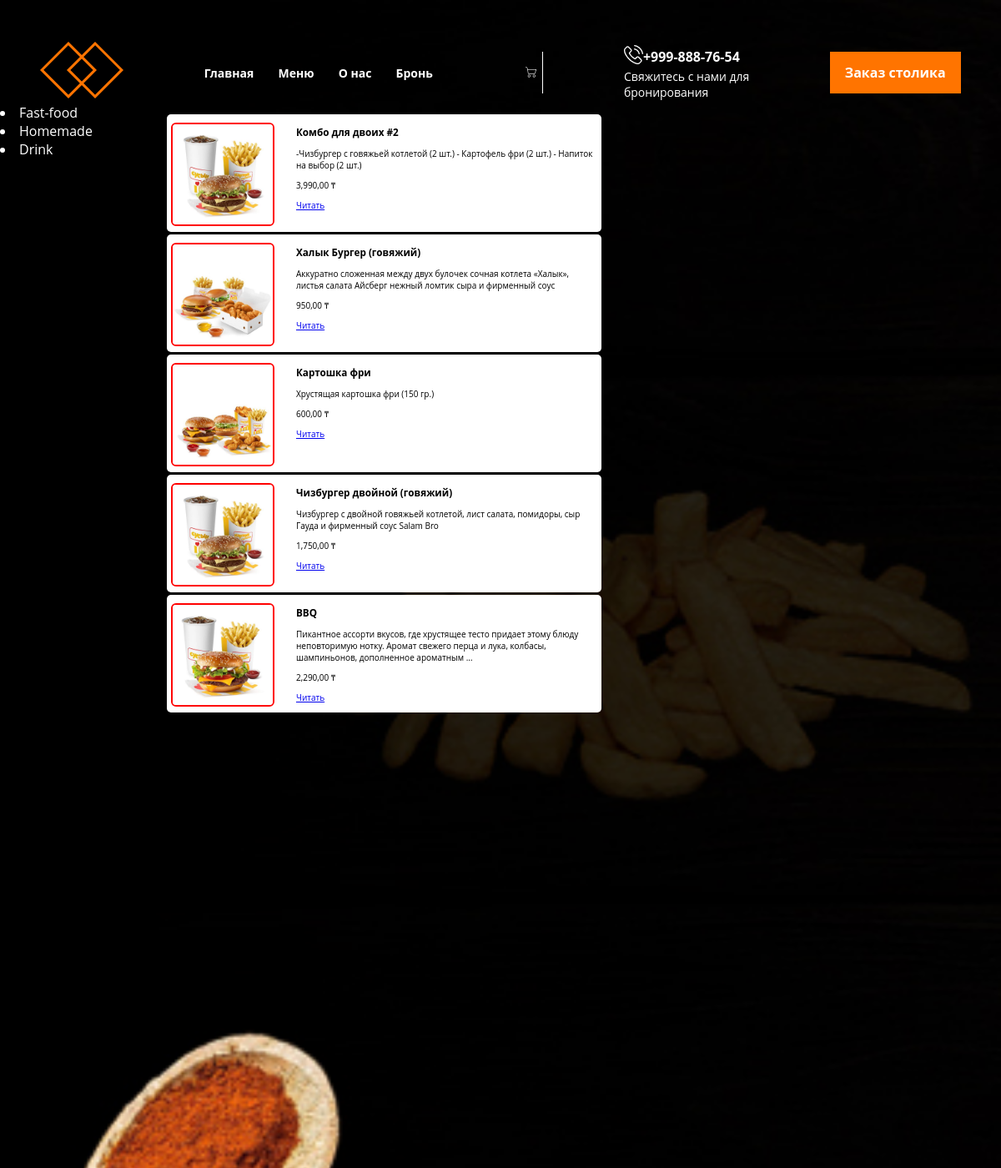
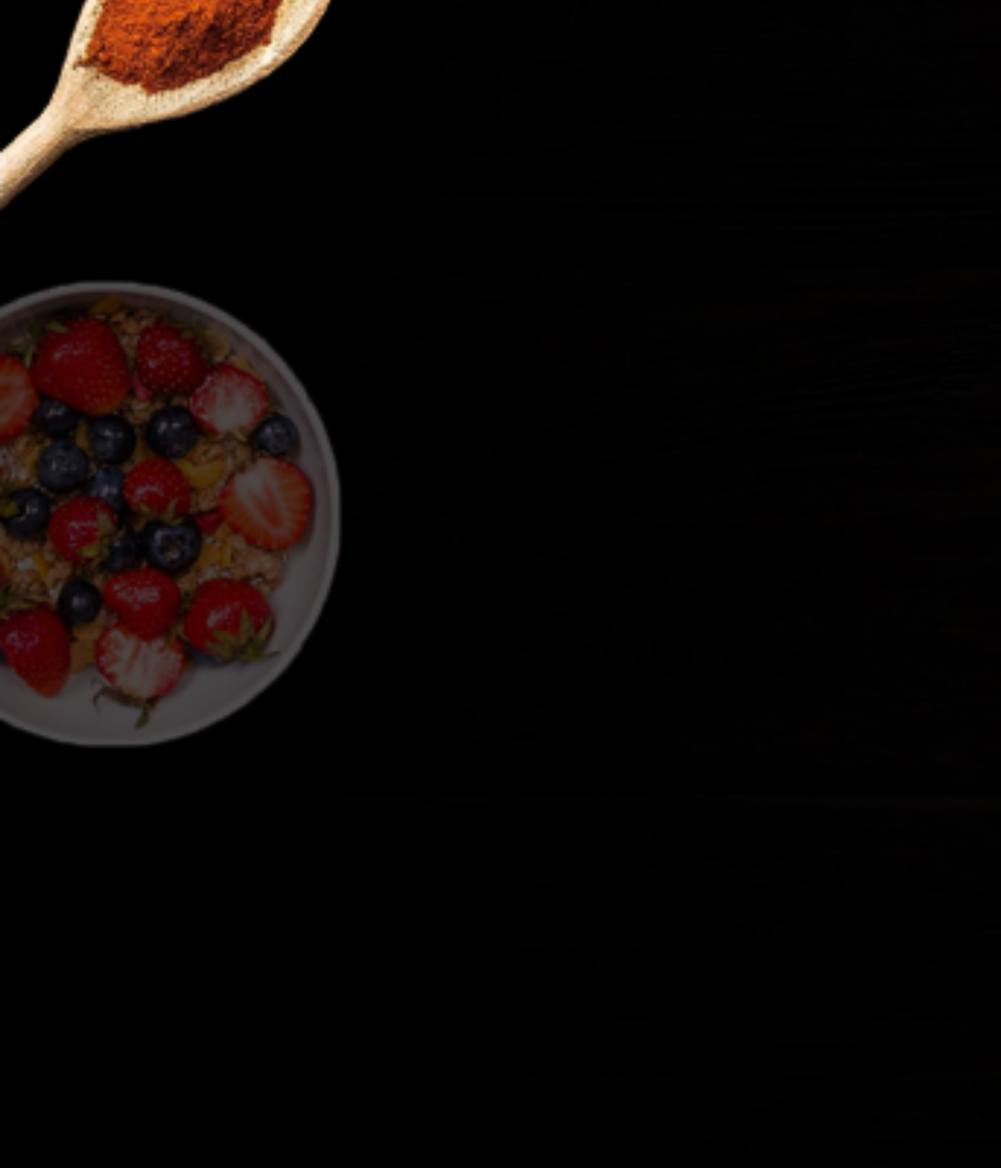
Page /category/1/ on the committed database (2 pictures, top to bottom).
### myapp/models.py (models this page shows, shortened)
class category(models.Model):
    name=models.CharField(max_length=255,db_index=True, verbose_name='Имя')
    slug=models.SlugField(max_length=255,db_index=True,unique=True,verbose_name="Ссылка")
    def get_absolute_url(self):
            return reverse('category', kwargs={'category_id': self.pk})

class Posts(models.Model):
    title=models.CharField(max_length=255)
    content=models.CharField(max_length=500)
    price=models.CharField(max_length=500,null=True)
    is_publicated=models.BooleanField(blank=True, default=True)
    photo=models.ImageField(upload_to='photos/%Y/%m/%d')
    time_update = models.DateTimeField(auto_now=True)
    time_create = models.DateTimeField(auto_now_add=True)
    category = models.ForeignKey('category',on_delete=models.PROTECT, null=True)
    def get_absolute_url(self):
        return reverse('post', kwargs={'post_id': self.pk})

### myapp/views.py (the view)
# urls.py: path('category/<int:category_id>/', show_category, name='category'),
def show_category(request, category_id):
    all_posts = Posts.objects.filter(category_id=category_id)
    all_category = category.objects.all()
    return render(request, 'category.html', {'chab':chab,'title': 'Главная страница', 'menu': menu, 'all_posts': all_posts, 'all_category': all_category})

### myapp/templates/category.html
{% extends  'base2.html' %}
{% load static %}
{% block zzz %}
{% for p in all_posts %}
<div class="dc">
<div class="clear">
    {% if p.photo %}
    <div class="bobo"><img class="bebra" src="{{ p.photo.url }}" alt=""></div>
    {% else %}
    <h1>''</h1>
    {% endif %}
    <div class="aboba"><h3>{{ p.title }}</h3>
    <p>{{ p.content | linebreaks | truncatewords:20 }}</p>
    <p>{{ p.price }}</p>
    <p class="link-read-post"><a href="{{ p.get_absolute_url }}">Читать</a></p></div>
    </div>
</div>
{% endfor %}
{% endblock zzz %}

### myapp/templates/base2.html (shortened to what this page needs)
{% load static %}
<!DOCTYPE html>
<html lang="en">
<head>
    <link rel="stylesheet" href="{% static 'css/base2.css' %}">
</head>
<body>
<div class="sa">
    <div class="container">
        <div class="header_line">
            <div class="header_logo">
                <img src="{% static 'css/logo.png' %}" alt="">
            </div>
            <div class="nav">
            {% for i in chab %}
                    <a class="nav-item" href="{% url i.url_name %}">{{ i.title }}</a>
            {% endfor %}
            </div>
            <div class="cart">
                <a href="#">
                    <img class="cart-img" src="{% static 'css/cart.png' %}" alt="">
                </a>
            </div>
            <div class="phone">
                <div class="font-holder">
                    <div class="phone-img">
                        <img src="{% static 'css/phone.png' %}" alt="">
                    </div>
                    <div class="number"><a class="num" href="#">+999-888-76-54</a></div>
                </div>
                <div class="phone-text">
                    Свяжитесь с нами для <br> бронирования
                </div>
            </div>
            <div class="btn">
                <a class="button" href="#">Заказ столика</a>
            </div>
        </div>
    </div>
    <div class="glav_category">
        <div class="header-category">
            <div class="category">
                {% for c in all_category %}
                <li><a class="cat" href="{{ c.get_absolute_url }}">{{c.name}}</a></li>
                {% endfor %}
            </div>
            <div class="post">
                {% block zzz %}
                {% endblock zzz %}
            </div>
        </div>
    </div>
</div>
</body>
</html>

### static/css/base2.css (style rules this page uses)
body { margin: 0; font-family: 'Open Sans', sans-serif; }
.header_line { padding-top: 50px; display: flex; align-items: center ; justify-content: space-around; }
.nav-item { color: white; text-decoration: none; font-weight: 700; font-size: 14px; margin-right: 25px; transition: color 0.4s linear; }
.cart { position: relative; border-right: 1px solid #fff; padding-right: 10px; height: 50px; }
.cart-img { position: absolute; top: 18px; right: 7px; }
.num { color: white; text-decoration: none; font-weight: 700; transition: color 0.4s linear; }
.phone-text { font-size: 14px; color: #fff; font-weight: 400; }
.font-holder { display: flex; align-items: center; }
.button { background-color: rgba(255, 116, 0, 1); color: #fff; text-decoration: none; padding: 14px 18px ; font-weight: 700; transition: background-color 0.4s linear; }
.category { width: 180px; height: 100px; text-decoration: none; color: #fff; }
.cat { text-decoration: none; color: #fff; transition: color 0.3s linear; }
.glav_category { position: relative; top: 1px; }
.post { position: absolute; left: 200px; top: 10px; width: 700px; color: #fff; }
.sa { background-image: url(hero.png); height: 350vh; background-repeat: no-repeat; background-size: cover; background-attachment: fixed; }
.clear { position: relative; margin: 3px 5px; }
.dc { background-color: white; color: black; border-radius: 5px; width: 521px; height: 141px; font-size: 10px; transition: tranform 0.5s; }
.bebra { margin-top: 10px; width: 120px; height: 120px; border-radius: 6px; border: 2px solid rgb(255, 0, 0); }
.aboba { position: absolute; left: 150px; top: 1px; }
.bobo { width: 120px; height: 120px; border-radius: 6px; }

### rows in the picture
category: name "Fast-food"
category: name "Homemade"
category: name "Drink"
Posts: photo (picture), title "Комбо для двоих #2", content "-Чизбургер с говяжьей котлетой (2 шт.) - Картофель фри (2 шт.) - Напиток на выбор (2 шт.)", price "3,990,00 ₸"
Posts: photo (picture), title "Халык Бургер (говяжий)", content "Аккуратно сложенная между двух булочек сочная котлета «Халык», листья салата Айсберг нежный ломтик сыра и фирменный соус", price "950,00 ₸"
Posts: photo (picture), title "Картошка фри", content "Хрустящая картошка фри (150 гр.)", price "600,00 ₸"
Posts: photo (picture), title "Чизбургер двойной (говяжий)", content "Чизбургер с двойной говяжьей котлетой, лист салата, помидоры, сыр Гауда и фирменный соус Salam Bro", price "1,750,00 ₸"
Posts: photo (picture), title "BBQ", content "Пикантное ассорти вкусов, где хрустящее тесто придает этому блюду неповторимую нотку. Аромат свежего перца и лука, колбасы, шампиньонов, дополненное ароматным …", price "2,290,00 ₸"

### other values in the picture
{{ i.title }} "Главная" "Меню" "О нас" "Бронь"
